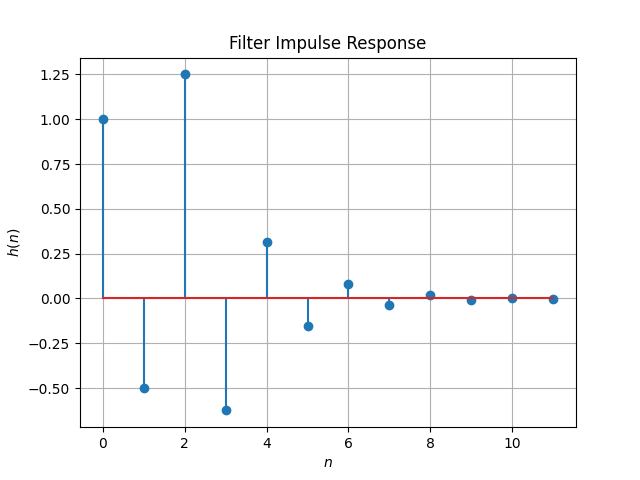

This chart was generated by the following Python code:
#Code by GVV Sharma
#November 20, 2018
#released under GNU GPL
import numpy as np
import matplotlib.pyplot as plt

n = np.arange(10)
fn=(-1/2)**n
hn1=np.pad(fn, (0,2), 'constant', constant_values=(0))
hn2=np.pad(fn, (2,0), 'constant', constant_values=(0))
plt.stem(np.arange(12), hn1+hn2)
plt.title('Filter Impulse Response')
plt.xlabel('$n$')
plt.ylabel('$h(n)$')
plt.grid()# minor

plt.savefig('hn.png')





